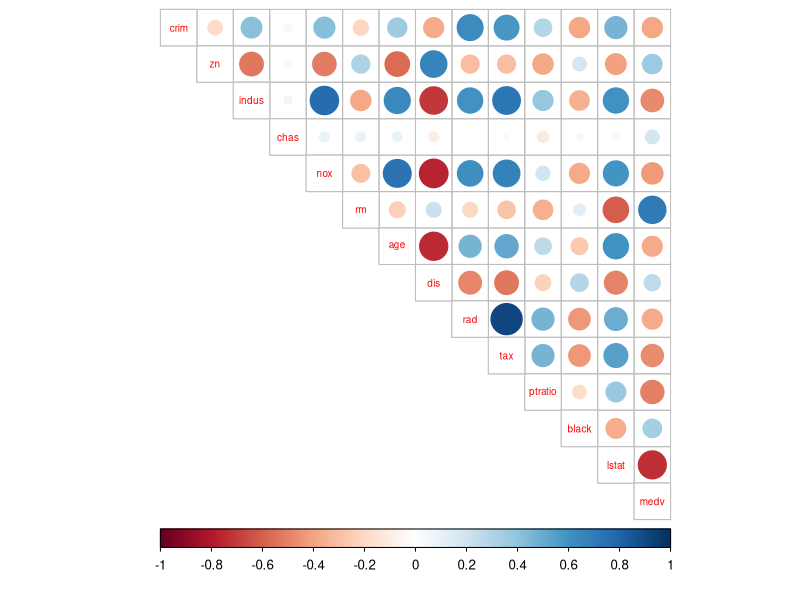
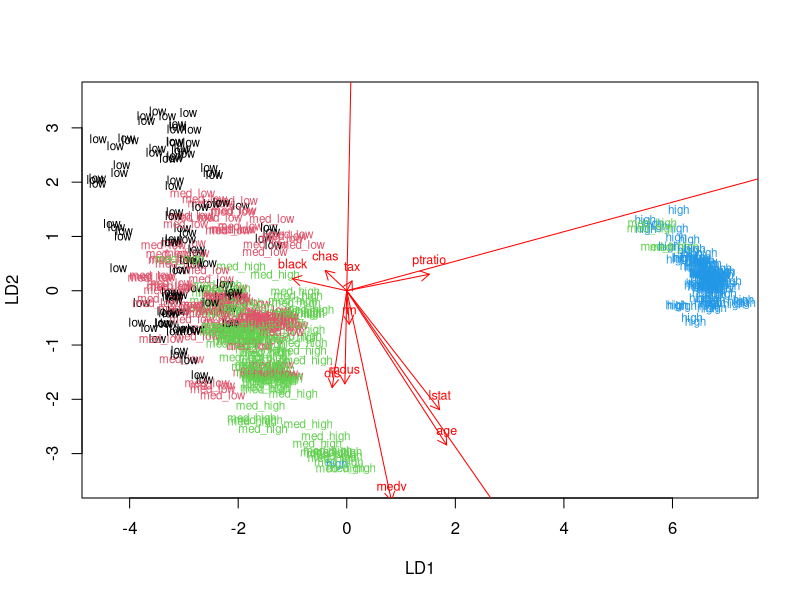
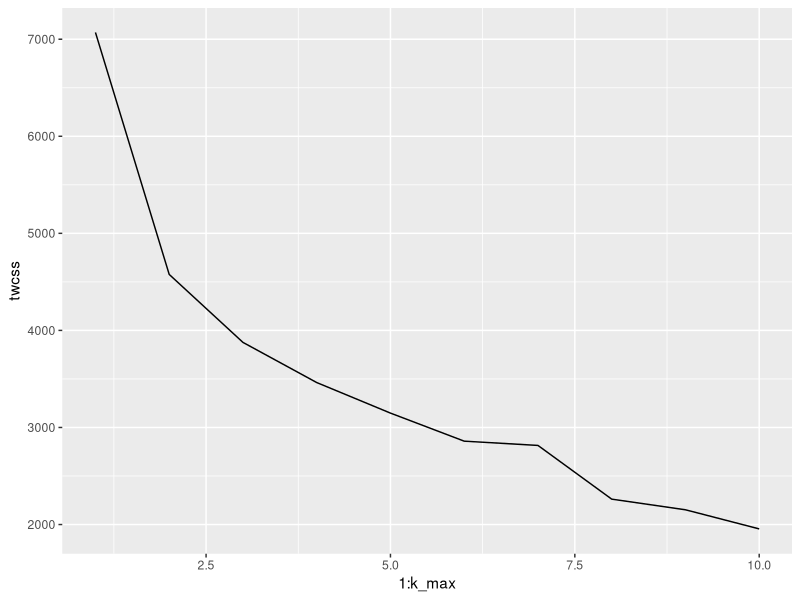
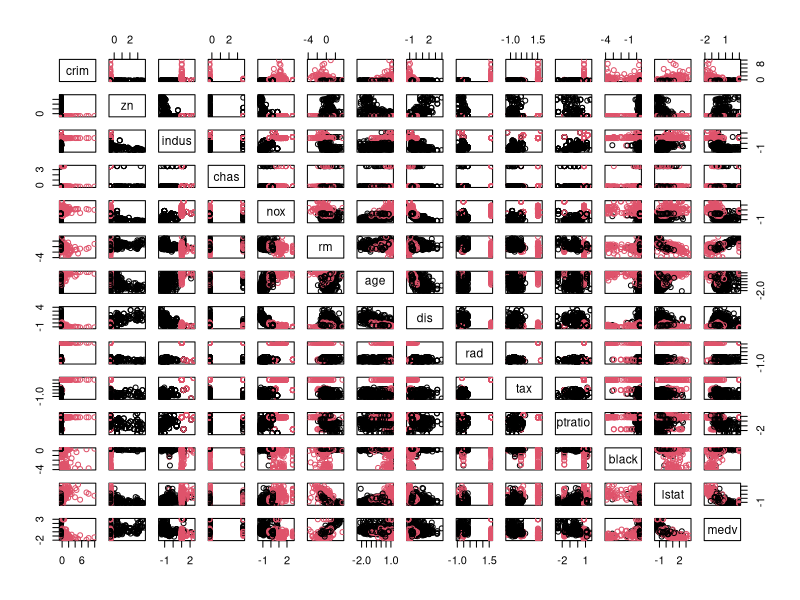

Generate these figures, in order, with R:
## ---- chunk 1
# access the MASS package
library(MASS)

# load the data
data("Boston")

# explore the dataset
str(Boston)
summary(Boston)
## ---- chunk 2
library(tidyr)
library(corrplot)
cor_matrix<-cor(Boston) %>% round(digits = 2)

# print the correlation matrix
cor_matrix

# visualize the correlation matrix
corrplot(cor_matrix, method="circle", type="upper", cl.pos="b", tl.pos="d", tl.cex = 0.6)

## ---- chunk 3
# center and standardize variables
boston_scaled <- scale(Boston)

# summaries of the scaled variables
summary(boston_scaled)

# class of the boston_scaled object
class(boston_scaled)

# change the object to data frame
boston_scaled<-as.data.frame(boston_scaled)

# create a quantile vector of crim and print it
bins <- quantile(boston_scaled$crim)

# create a categorical variable 'crime'
crime <- cut(boston_scaled$crim, breaks = bins, include.lowest = TRUE, labels=c("low", "med_low", "med_high", "high"))

# look at the table of the new factor crime
table(crime)

# remove original crim from the dataset
boston_scaled <- dplyr::select(boston_scaled, -crim)

# add the new categorical value to scaled data
boston_scaled <- data.frame(boston_scaled, crime)

# number of rows in the Boston dataset 
n <- nrow(boston_scaled)

# choose randomly 80% of the rows
ind <- sample(n,  size = n * 0.8)

# create train set
train <- boston_scaled[ind,]

# create test set 
test <- boston_scaled[-ind,]
## ---- chunk 4
# linear discriminant analysis
lda.fit <- lda(crime ~ ., data = train)

# print the lda.fit object
lda.fit

# the function for lda biplot arrows
lda.arrows <- function(x, myscale = 1, arrow_heads = 0.1, color = "red", tex = 0.75, choices = c(1,2)){
  heads <- coef(x)
  arrows(x0 = 0, y0 = 0, 
         x1 = myscale * heads[,choices[1]], 
         y1 = myscale * heads[,choices[2]], col=color, length = arrow_heads)
  text(myscale * heads[,choices], labels = row.names(heads), 
       cex = tex, col=color, pos=3)
}

# target classes as numeric
classes <- as.numeric(train$crime)

# plot the lda results
plot(lda.fit, dimen = 2, col=classes,pch=classes)
lda.arrows(lda.fit, myscale = 10)
## ---- chunk 5
# save the correct classes from test data
correct_classes <- test$crime

# remove the crime variable from test data
test <- dplyr::select(test, -crime)

# predict classes with test data
lda.pred <- predict(lda.fit, newdata = test)

# cross tabulate the results
table(correct = correct_classes, predicted = lda.pred$class)
## ---- chunk 6
# access the MASS package
library(MASS)

# load the data
data("Boston")

# explore the dataset
str(Boston)
summary(Boston)

#scale
boston_scaled <- scale(Boston)

# summaries of the scaled variables
summary(boston_scaled)

# class of the boston_scaled object
class(boston_scaled)

# change the object to data frame
boston_scaled<-as.data.frame(boston_scaled)

#calculating the distances
dist_eu <- dist(boston_scaled)

# look at the summary of the distances
summary(dist_eu)

#searching for the right number of clusters
set.seed(123)

k_max <- 10

# calculate the total within sum of squares
twcss <- sapply(1:k_max, function(k){kmeans(boston_scaled, k)$tot.withinss})

library(ggplot2)

# visualize the results
qplot(x = 1:k_max, y = twcss, geom = 'line')

# k-means clustering
km <-kmeans(boston_scaled, centers = 2)

# plot the Boston dataset with clusters
pairs(boston_scaled, col = km$cluster)
